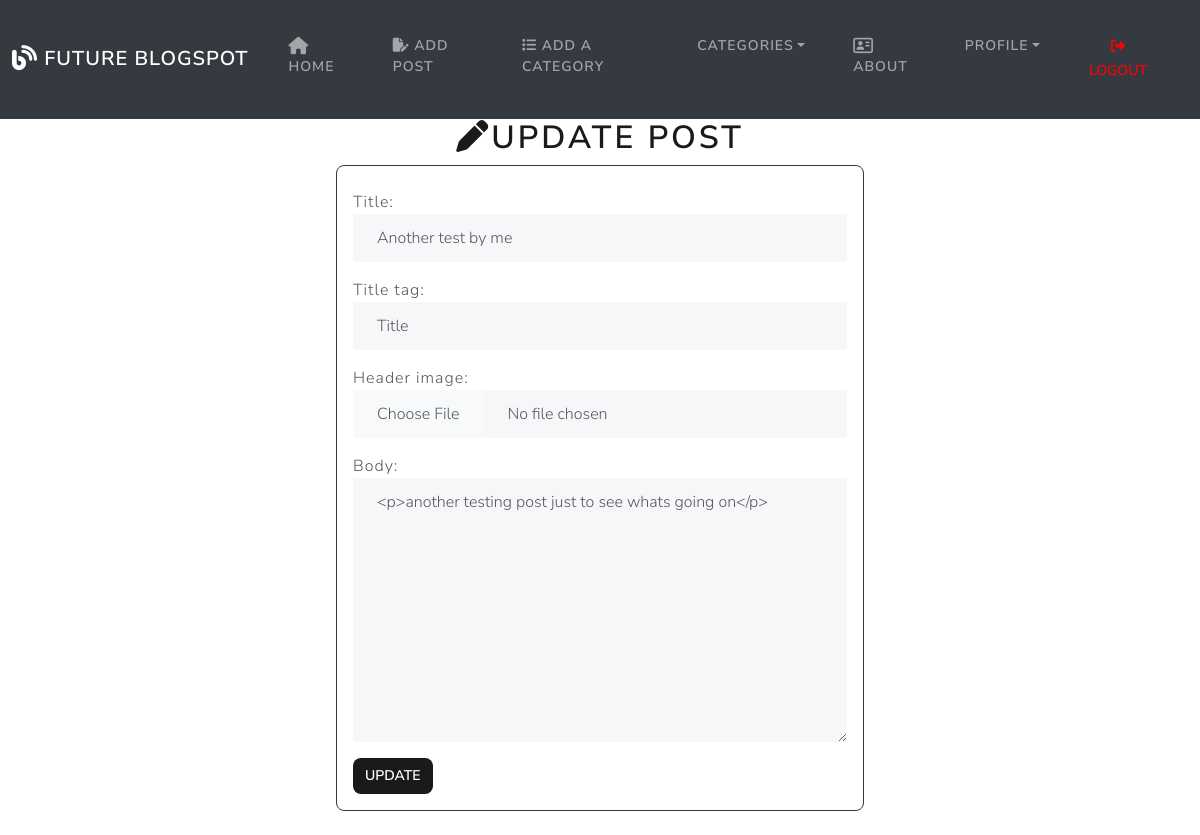
The app's page /update_post/25 (signed in) with its own data.
### theblog/models.py (models this page shows, shortened)
class Post(models.Model):
    title = models.CharField(max_length=100)
    header_image = models.ImageField(null=True, blank=True ,upload_to='images/')
    title_tag = models.CharField(max_length=100, default='Title')
    author = models.ForeignKey(User, on_delete=models.CASCADE)
    body = RichTextField(blank=True, null=True)
    created_at = models.DateTimeField(default=timezone.now)
    likes = models.ManyToManyField(User, related_name='blog_posts')
    category = models.CharField(max_length=100, default='uncategorized')

### theblog/views.py (the view)
# urls.py: path('update_post/<int:pk>', UpdatePost.as_view(), name='update_post'),
class UpdatePost(UpdateView):
    model = Post
    form_class = EditForm
    template_name = 'update_post.html'
    success_messgae = 'Post updated successfully'
    def get_context_data(self, *args, **kwargs):
        cat_menu = Category.objects.all()
        context = super(UpdatePost, self).get_context_data(*args, **kwargs)
        context["cat_menu"] = cat_menu
        return context

### theblog/forms.py
class EditForm(forms.ModelForm):
    class Meta:
        model = Post
        fields = ('title', 'title_tag','header_image','body')
        widgets = {
            'title': forms.TextInput(attrs={'class': 'form-control'}),
            'title_tag': forms.TextInput(attrs={'class': 'form-control'}),
            'header_image': forms.FileInput(attrs={'class': 'form-control'}),
            'body': forms.Textarea(attrs={'class': 'form-control'}),
        }

### theblog/models.py (called while the page is built)
    def __str__(self):
        return self.name

### theblog/templates/update_post.html (shortened to what this page needs)
{% extends 'base.html' %}
{% block body %}
{% if user.is_authenticated %}
  {% if user.id == post.author.id %}
    <div class="container-fluid">
        <h1 class="text-center"><i class="fa-solid fa-pen"></i>Update Post</h1>
        <div class="row">
            <div class="col-md-6 mx-auto">
                <div class="card border-dark mb-4 me-4 ms-4 rounded-3" style="">
                    <div class="card-body">
                        <form method="post">
                          {{ form.as_p }}
                          <button type="submit" class="btn btn-primary rounded-3">Update</button>
                        </form>
                    </div>
                  </div>
            </div>
        </div>
    </div>
    {% else %}
    <div class="alert alert-dismissible alert-danger">
      <button type="button" class="btn-close" data-bs-dismiss="alert"></button>
      <strong>Oh snap!</strong> <a href="{% url 'home' %}" class="alert-link">You're not the owner of this post, return home!</a>
    </div>
    {% endif %}
{% else %}
<div class="alert alert-dismissible alert-danger">
  <button type="button" class="btn-close" data-bs-dismiss="alert"></button>
  <strong>Oh snap!</strong> <a href="{% url 'login' %}" class="alert-link">Sign in to edit this page</a>
</div>
{% endif %}
{% endblock %}

### theblog/static/css/style.css (style rules this page uses)
.btn { padding: 0.375rem 0.75rem; }

### records on screen
Post: title "Another test by me", title_tag "Title", body "<p>another testing post just to see whats going on</p>"
